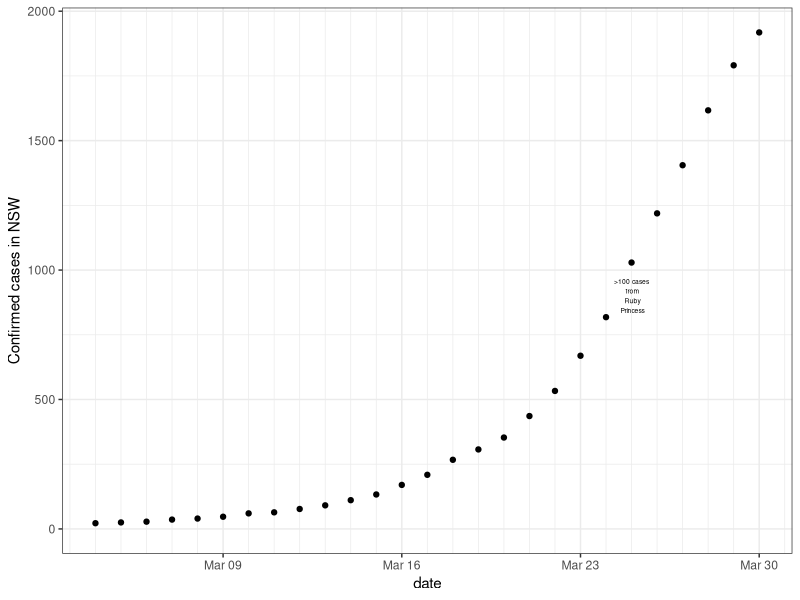
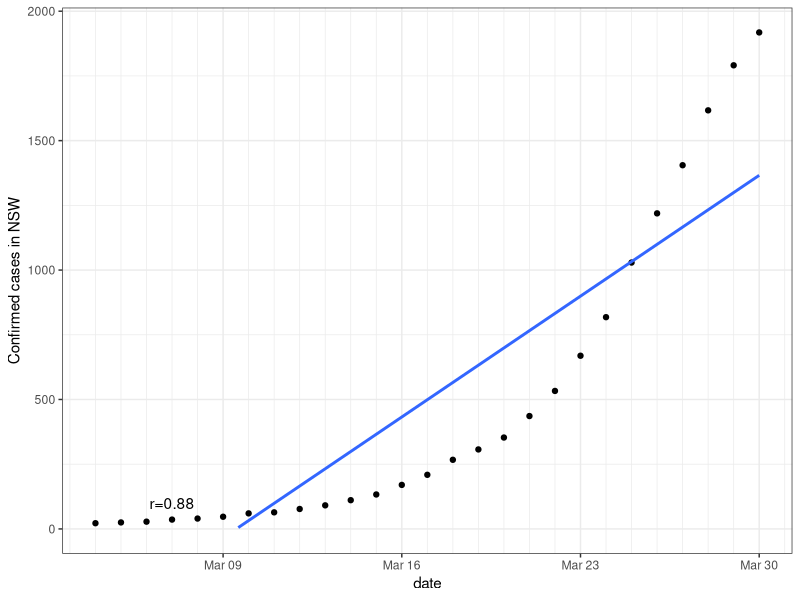
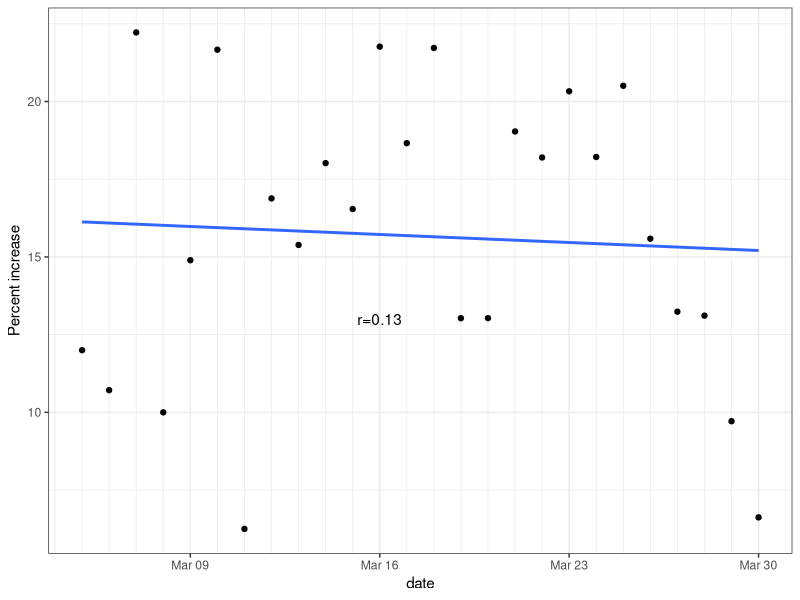
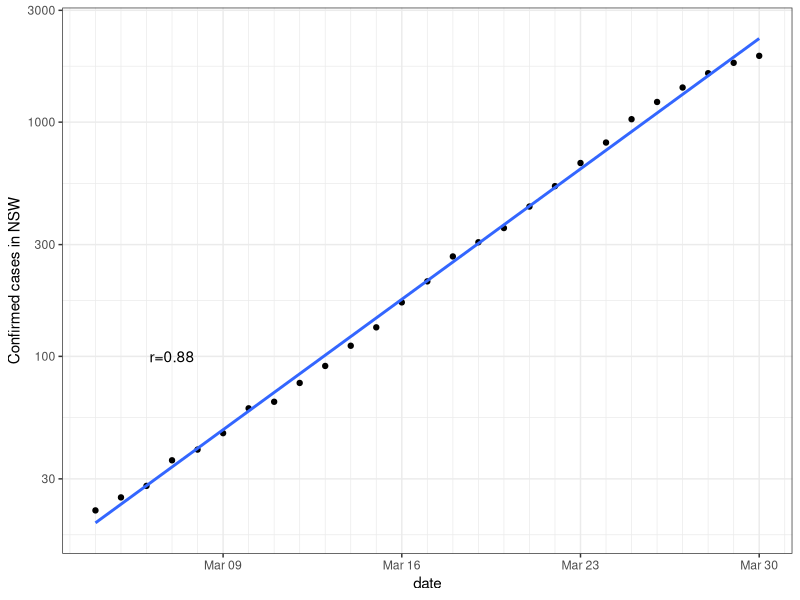
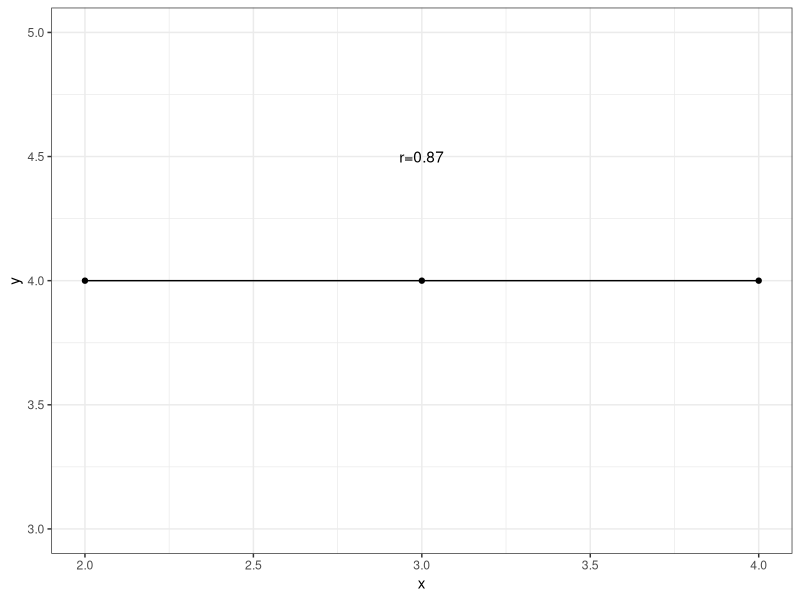

The R source for these figures, in order: (Note: this script raises an error after producing the figures.)
## ---- chunk 1
knitr::opts_chunk$set(echo = TRUE)
## ---- chunk 2
NSW<-data.frame( cases= c(22,25,28,36,40,47,60,64,77,91,111,133,170,209,267,307,353,436,533,669,818,1029,1219,1405,1617,1791,1918) ) #19 March
#NSW$increase = c(0, 6, 8, 4, 7, 13, 4, 12, 14, 20, 14, 22, 37))  
NSW$date <- seq(as.Date("2020/3/4"), by = "day", length.out = length(NSW$cases))
saveRDS(NSW, file="NSWcases.Rda") #for use by other scripts, like COVD19questions.Rmd
## ---- chunk 3
require(ggplot2)
NSWcor<-cor.test(as.numeric(NSW$date),NSW$cases) 
g<-ggplot( data = NSW, aes( date, cases )) + geom_point() + theme_bw() + ylab("Confirmed cases in NSW") + scale_x_date(date_minor_breaks=("1 days")) + ylim(0,NA) +   annotate("text",x=as.Date("2020/3/25"),y=900, label=">100 cases\n from\n Ruby\n Princess",size=1.7)
show(g)
## ---- chunk 4

g<-ggplot( data = NSW, aes( date, cases )) + geom_point() + theme_bw() + ylab("Confirmed cases in NSW") + scale_x_date(date_minor_breaks=("1 days")) +
  geom_smooth(method='lm', fill=NA) +  ylim(0,NA) +
  annotate("text",x=as.Date("2020/3/7"),y=100, label=paste0("r=",round(NSWcor$estimate,2)), parse=FALSE) 
show(g)
## ---- chunk 5

#Calculate proportional increase
increase<-diff(NSW$cases)
increase<-c(0,increase) #pad with 0 for first item
NSW$increase <- increase
excludeFirst <- tail(NSW,-1)
NSWcori<-cor.test(as.numeric(NSW$date),NSW$increase/NSW$cases) 
h<-ggplot( data = excludeFirst, aes( date, 100*increase/cases )) + geom_point() + theme_bw() + ylab("Percent increase") + scale_x_date(date_minor_breaks=("1 days")) +
  geom_smooth(method='lm', fill=NA) + 
  annotate("text",x=as.Date("2020/3/16"),y=13, label=paste0("r=",round(NSWcori$estimate,2)), parse=FALSE)
show(h)
## ---- chunk 6

show(g + scale_y_log10())

## ---- chunk 7

flatLine<- data.frame( x=c(2,3,4), y=c(4,4,4.00000001) )
flatCor<-cor.test(flatLine$x,flatLine$y) 

ggplot(flatLine,aes(x,y))+
  geom_point() +geom_line() +theme_bw() + ylim(3,5) +
    annotate("text",x=3,y=4.5, label=paste0("r=",round(flatCor$estimate,2)), parse=FALSE)
## ---- chunk 8
knitr::include_graphics("imagesForRmd/masksNoMasksExplainsIt.png")
## ---- chunk 9
knitr::include_graphics("imagesForRmd/maskNoMasksReactions.png")
